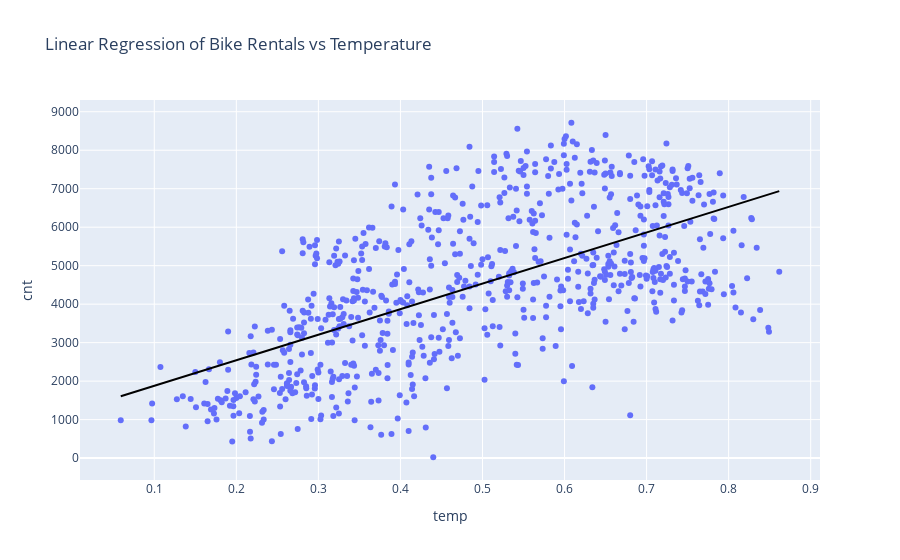

Notebook code cell kept with this figure:
### Markdown cell above
## Modeling

10.  Fit a linear model predicting total daily bike rentals from daily temperature.
    Write the linear model, interpret the slope and the intercept in context of the data, and determine and interpret the $R^2$.

10. Fit another linear model predicting total daily bike rentals from daily feeling temperature.
    Write the linear model, interpret the slope and the intercept in context of the data, and determine and interpret the $R^2$.
    Is temperature or feeling temperature a better predictor of bike rentals?
    Explain your reasoning.

11. Fit a model predicting total daily bike rentals from workingday, temperature (raw and feeling), holiday, and an interaction term between holiday and raw temperature (raw_temp * holiday_no). Use the **.get_dummies()** function to get dummy variables for the categorical data. Plot the residual of your prediction.

NOTE - in this case you won't be able to directly 2D scatter plot the results because you have too many variables. But you can still think of a way to visualize this fit...eg 3D scatter with facets or colors.

### Code cell
import plotly.express as px
from sklearn.linear_model import LinearRegression
import pandas as pd

DF_model = DF[['cnt', 'temp']] 

X = DF_model['temp'].values.reshape(-1, 1)  
y = DF_model['cnt']  

LM = LinearRegression()
LM.fit(X, y)

DF_model['prediction'] = LM.predict(X)

fig = px.scatter(DF_model, x='temp', y='cnt', title="Linear Regression of Bike Rentals vs Temperature")

fig.add_trace(
    px.line(DF_model, x='temp', y='prediction', color_discrete_sequence=['black']).data[0]
)

fig.show()

slope = LM.coef_[0]
intercept = LM.intercept_

print(f"Linear Model: cnt = {intercept:.2f} + ({slope:.2f}) * temp")

### Figure 1 — Plotly figure (JSON) as saved in the notebook; plotly's stock layout.template omitted (floating-point values rounded to 4 significant figures; data arrays with more than 128 entries replaced by an {"elided": "..."} marker saying what was removed)
{"data": [{"hovertemplate": "temp=%{x}<br>cnt=%{y}<extra></extra>", "legendgroup": "", "marker": {"color": "#636efa", "symbol": "circle"}, "mode": "markers", "name": "", "orientation": "v", "showlegend": false, "type": "scatter", "x": {"elided": "731 float values"}, "xaxis": "x", "y": {"elided": "731 int values"}, "yaxis": "y"}, {"hovertemplate": "temp=%{x}<br>prediction=%{y}<extra></extra>", "legendgroup": "", "line": {"color": "black", "dash": "solid"}, "marker": {"symbol": "circle"}, "mode": "lines", "name": "", "orientation": "v", "showlegend": false, "type": "scatter", "x": {"elided": "731 float values"}, "xaxis": "x", "y": {"elided": "731 float values"}, "yaxis": "y"}], "layout": {"autosize": true, "legend": {"tracegroupgap": 0}, "title": {"text": "Linear Regression of Bike Rentals vs Temperature"}, "xaxis": {"anchor": "y", "autorange": true, "domain": [0, 1], "range": [0.007918, 0.9129], "title": {"text": "temp"}, "type": "linear"}, "yaxis": {"anchor": "x", "autorange": true, "domain": [0, 1], "range": [-695.3, 9431.0], "title": {"text": "cnt"}, "type": "linear"}}}
